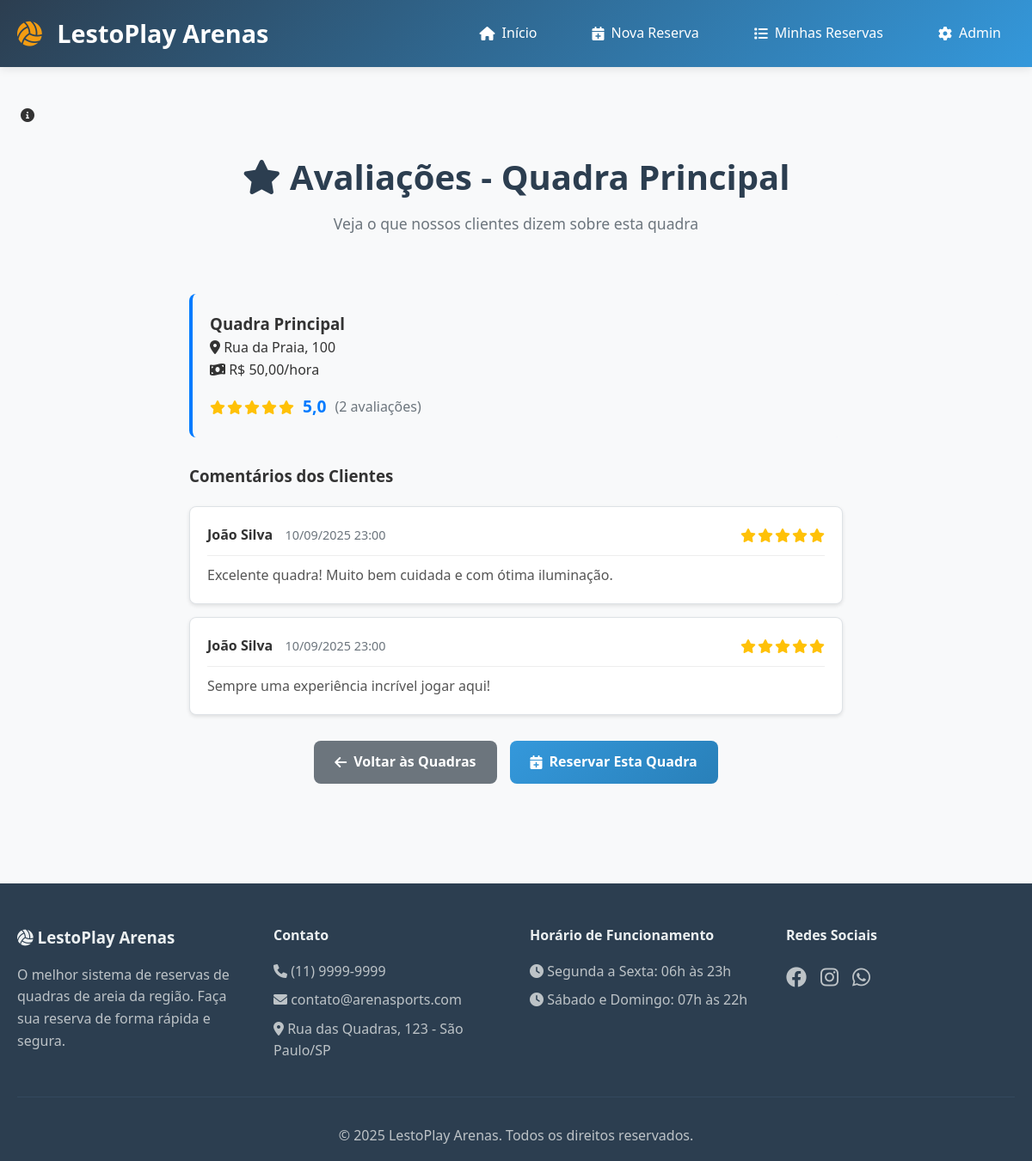
The app's page /avaliacoes.php?quadra=1 with its own data.
### tables this page shows
CREATE TABLE IF NOT EXISTS quadras (
    id INT AUTO_INCREMENT PRIMARY KEY,
    nome VARCHAR(100) NOT NULL,
    localizacao VARCHAR(200) NOT NULL,
    preco_hora DECIMAL(10, 2) NOT NULL DEFAULT 0.00
);

CREATE TABLE IF NOT EXISTS AVALIACOES (
    IDAVALIACAO INT PRIMARY KEY AUTO_INCREMENT,
    IDCLIENTE INT,
    IDQUADRA INT,
    IDRESERVA INT,
    NOTA INT CHECK (NOTA >= 1 AND NOTA <= 5),
    COMENTARIO TEXT,
    DATA_AVALIACAO TIMESTAMP DEFAULT CURRENT_TIMESTAMP,
    FOREIGN KEY (IDCLIENTE) REFERENCES CLIENTE(IDCLIENTE),
    FOREIGN KEY (IDQUADRA) REFERENCES quadras(id),
    FOREIGN KEY (IDRESERVA) REFERENCES RESERVAS(IDRESERVA),
    UNIQUE KEY unique_avaliacao_reserva (IDRESERVA)
);

CREATE TABLE IF NOT EXISTS CLIENTE (
	IDCLIENTE INT PRIMARY KEY AUTO_INCREMENT,
	NOME VARCHAR (50),
	EMAIL VARCHAR (50),
	SENHA VARCHAR (50),
	TELEFONE VARCHAR (20)
);

### app/controllers/AvaliacaoController.php (called while the page is built, shortened)
<?php
require_once ROOT_PATH . '/app/controllers/Controller.php';
require_once ROOT_PATH . '/app/models/Avaliacao.php';
require_once ROOT_PATH . '/app/models/Quadra.php';
class AvaliacaoController extends Controller {
    public function __construct($db) {
        $this->avaliacaoModel = $this->loadModel('Avaliacao');
        $this->quadraModel = $this->loadModel('Quadra');
    }
    public function index() {
        $idQuadra = isset($_GET['quadra']) ? (int)$_GET['quadra'] : null;
        $mensagem = '';
        $tipo_mensagem = '';
        try {
            $quadra = $this->quadraModel->getById($idQuadra);
            $avaliacoes = $this->avaliacaoModel->getByQuadra($idQuadra);
            $mediaAvaliacoes = $this->avaliacaoModel->getMediaAvaliacoes($idQuadra);
        } catch (Exception $e) {
            $mensagem = "Erro ao carregar avaliações: " . $e->getMessage();
            $tipo_mensagem = "error";
            $avaliacoes = [];
            $mediaAvaliacoes = ['media' => 0, 'total' => 0];
        }
        $this->render('avaliacoes/index', [
            'quadra' => $quadra,
            'avaliacoes' => $avaliacoes,
            'mediaAvaliacoes' => $mediaAvaliacoes,
            'mensagem' => $mensagem,
            'tipo_mensagem' => $tipo_mensagem
        ]);
    }
}

### avaliacoes.php (called while the page is built, shortened)
<?php
require_once ROOT_PATH . '/app/controllers/AvaliacaoController.php';
$db = conectarDB();
$controller = new AvaliacaoController($db);
$controller->index();
?>

### app/models/Quadra.php (called while the page is built, shortened)
<?php
class Quadra {
    private $db;
    public function __construct($db) {
        $this->db = $db;
    }
    public function getById($id) {
        $stmt = $this->db->prepare("SELECT id, nome, localizacao, preco_hora FROM quadras WHERE id = :id");
        $stmt->bindParam(":id", $id, PDO::PARAM_INT);
        $stmt->execute();
        return $stmt->fetch();
    }
}

### app/models/Avaliacao.php (called while the page is built, shortened)
<?php
class Avaliacao {
    private $db;
    public function __construct($db) {
        $this->db = $db;
    }
    public function getByQuadra($idQuadra) {
        $stmt = $this->db->prepare("
            SELECT a.*, c.NOME as nome_cliente
            FROM AVALIACOES a
            JOIN CLIENTE c ON a.IDCLIENTE = c.IDCLIENTE
            WHERE a.IDQUADRA = :idQuadra
            ORDER BY a.DATA_AVALIACAO DESC
        ");
        $stmt->bindParam(':idQuadra', $idQuadra);
        $stmt->execute();
        return $stmt->fetchAll();
    }
    public function getMediaAvaliacoes($idQuadra) {
        $stmt = $this->db->prepare("
            SELECT AVG(NOTA) as media, COUNT(*) as total
            FROM AVALIACOES
            WHERE IDQUADRA = :idQuadra
        ");
        $stmt->bindParam(':idQuadra', $idQuadra);
        $stmt->execute();
        return $stmt->fetch();
    }
}

### app/views/avaliacoes/index.php (the view, shortened to what this page needs)
<?php
include_once __DIR__ . '/../../../includes/header.php';
?>
<div class="page-header">
    <h1><i class="fas fa-star"></i> Avaliações - <?php echo htmlspecialchars($quadra['nome']); ?></h1>
    <p>Veja o que nossos clientes dizem sobre esta quadra</p>
</div>
<div class="avaliacoes-container">
    <div class="quadra-info-card">
        <h3><?php echo htmlspecialchars($quadra['nome']); ?></h3>
        <p><i class="fas fa-map-marker-alt"></i> <?php echo htmlspecialchars($quadra['localizacao']); ?></p>
        <p><i class="fas fa-money-bill-wave"></i> R$ <?php echo number_format($quadra['preco_hora'], 2, ',', '.'); ?>/hora</p>
        <div class="media-avaliacoes">
            <?php if ($mediaAvaliacoes['total'] > 0): ?>
                <div class="estrelas">
                    <?php
                    $media = round($mediaAvaliacoes['media'], 1);
                    for ($i = 1; $i <= 5; $i++):
                        if ($i <= $media): ?>
                            <i class="fas fa-star estrela-preenchida"></i>
                        <?php else: ?>
                            <i class="far fa-star estrela-vazia"></i>
                        <?php endif;
                    endfor; ?>
                </div>
                <span class="media-numero"><?php echo number_format($media, 1, ',', '.'); ?></span>
                <span class="total-avaliacoes">(<?php echo $mediaAvaliacoes['total']; ?> avaliações)</span>
            <?php else: ?>
                <p class="sem-avaliacoes">Ainda não há avaliações para esta quadra.</p>
            <?php endif; ?>
        </div>
    </div>
    <?php if (!empty($avaliacoes)): ?>
        <div class="lista-avaliacoes">
            <h3>Comentários dos Clientes</h3>
            <?php foreach ($avaliacoes as $avaliacao): ?>
                <div class="avaliacao-item">
                    <div class="avaliacao-header">
                        <div class="cliente-info">
                            <strong><?php echo htmlspecialchars($avaliacao['nome_cliente']); ?></strong>
                            <span class="data-avaliacao">
                                <?php echo date('d/m/Y H:i', strtotime($avaliacao['DATA_AVALIACAO'])); ?>
                            </span>
                        </div>
                        <div class="nota-estrelas">
                            <?php for ($i = 1; $i <= 5; $i++): ?>
                                <?php if ($i <= $avaliacao['NOTA']): ?>
                                    <i class="fas fa-star estrela-preenchida"></i>
                                <?php else: ?>
                                    <i class="far fa-star estrela-vazia"></i>
                                <?php endif; ?>
                            <?php endfor; ?>
                        </div>
                    </div>
                    <div class="avaliacao-comentario">
                        <p><?php echo nl2br(htmlspecialchars($avaliacao['COMENTARIO'])); ?></p>
                    </div>
                </div>
            <?php endforeach; ?>
        </div>
    <?php endif; ?>
    <div class="acoes">
        <a href="index.php" class="btn btn-secondary">
            <i class="fas fa-arrow-left"></i> Voltar às Quadras
        </a>
        <a href="reserva.php?quadra=<?php echo $quadra['id']; ?>" class="btn btn-primary">
            <i class="fas fa-calendar-plus"></i> Reservar Esta Quadra
        </a>
    </div>
</div>
<?php include_once ROOT_PATH . '/includes/footer.php'; ?>

### style.css (style rules this page uses)
* { margin: 0; padding: 0; box-sizing: border-box; }
body { font-family: 'Segoe UI', Tahoma, Geneva, Verdana, sans-serif; line-height: 1.6; color: #333; background-color: #f8f9fa; }
.btn { display: inline-flex; align-items: center; gap: 0.5rem; padding: 0.75rem 1.5rem; border: none; border-radius: 8px; text-decoration: none; font-weight: 600; cursor: pointer; transition: all 0.3s ease; font-size: 1rem; }
.btn-primary { background: linear-gradient(135deg, #3498db, #2980b9); color: white; }
.btn-secondary { background: #6c757d; color: white; }
.page-header { text-align: center; margin-bottom: 3rem; }
.page-header h1 { font-size: 2.5rem; color: #2c3e50; margin-bottom: 0.5rem; }
.page-header p { font-size: 1.1rem; color: #6c757d; }

### app/views/avaliacoes/index.php (style rules this page uses)
.avaliacoes-container { max-width: 800px; margin: 0 auto; padding: 20px; }
.quadra-info-card { background: #f8f9fa; border-radius: 8px; padding: 20px; margin-bottom: 30px; border-left: 4px solid #007bff; }
.media-avaliacoes { margin-top: 15px; display: flex; align-items: center; gap: 10px; }
.estrelas { display: flex; gap: 2px; }
.estrela-preenchida { color: #ffc107; }
.media-numero { font-size: 1.2em; font-weight: bold; color: #007bff; }
.total-avaliacoes { color: #6c757d; }
.lista-avaliacoes h3 { margin-bottom: 20px; color: #333; }
.avaliacao-item { background: white; border: 1px solid #dee2e6; border-radius: 8px; padding: 20px; margin-bottom: 15px; box-shadow: 0 2px 4px rgba(0,0,0,0.1); }
.avaliacao-header { display: flex; justify-content: space-between; align-items: center; margin-bottom: 10px; padding-bottom: 10px; border-bottom: 1px solid #eee; }
.cliente-info strong { color: #333; }
.data-avaliacao { color: #6c757d; font-size: 0.9em; margin-left: 10px; }
.nota-estrelas { display: flex; gap: 2px; }
.avaliacao-comentario p { margin: 0; line-height: 1.6; color: #555; }
.acoes { margin-top: 30px; display: flex; gap: 15px; justify-content: center; }

### records on screen
quadras: nome "Quadra Principal", localizacao "Rua da Praia, 100", preco_hora "50,00"
avaliacoes: IDCLIENTE.NOME "João Silva", DATA_AVALIACAO "10/09/2025 23:00", NOTA 5 (drawn), COMENTARIO "Excelente quadra! Muito bem cuidada e com ótima iluminação."
avaliacoes: IDCLIENTE.NOME "João Silva", DATA_AVALIACAO "10/09/2025 23:00", NOTA 5 (drawn), COMENTARIO "Sempre uma experiência incrível jogar aqui!"

### other values on screen
$media "5,0"
$mediaAvaliacoes['total'] "2"
